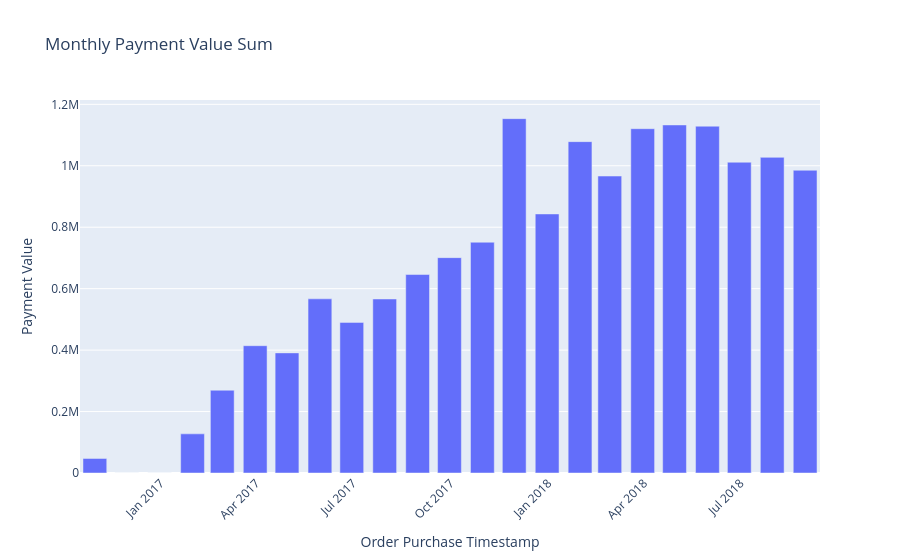

Here is the notebook cell this chart was saved with:
### Code cell
import plotly.express as px

fig = px.bar(
    x = merged_order_month_sum.index,
    y = merged_order_month_sum["payment_value"],
    title = "Monthly Payment Value Sum",
    labels = {
        "x" : "Order Purchase Timestamp",
        "y" : "Payment Value",
    }
)

fig.update_layout(xaxis_tickangle=-45)

fig.show()

### Figure 1 — Plotly figure (JSON) as saved in the notebook; plotly's stock layout.template omitted (floating-point values rounded to 4 significant figures)
{"data": [{"alignmentgroup": "True", "hovertemplate": "Order Purchase Timestamp=%{x}<br>Payment Value=%{y}<extra></extra>", "legendgroup": "", "marker": {"color": "#636efa", "pattern": {"shape": ""}}, "name": "", "offsetgroup": "", "orientation": "v", "showlegend": false, "textposition": "auto", "type": "bar", "x": ["2016-10-31T00:00:00", "2016-11-30T00:00:00", "2016-12-31T00:00:00", "2017-01-31T00:00:00", "2017-02-28T00:00:00", "2017-03-31T00:00:00", "2017-04-30T00:00:00", "2017-05-31T00:00:00", "2017-06-30T00:00:00", "2017-07-31T00:00:00", "2017-08-31T00:00:00", "2017-09-30T00:00:00", "2017-10-31T00:00:00", "2017-11-30T00:00:00", "2017-12-31T00:00:00", "2018-01-31T00:00:00", "2018-02-28T00:00:00", "2018-03-31T00:00:00", "2018-04-30T00:00:00", "2018-05-31T00:00:00", "2018-06-30T00:00:00", "2018-07-31T00:00:00", "2018-08-31T00:00:00"], "xaxis": "x", "y": [47270.0, 0, 19.62, 127400.0, 269500.0, 414400.0, 391000.0, 566900.0, 490200.0, 566400.0, 646000.0, 701000.0, 751100.0, 1153000.0, 843200.0, 1079000.0, 966600.0, 1120678, 1133000.0, 1129000.0, 1012000.0, 1027000.0, 985400.0], "yaxis": "y"}], "layout": {"barmode": "relative", "legend": {"tracegroupgap": 0}, "title": {"text": "Monthly Payment Value Sum"}, "xaxis": {"anchor": "y", "domain": [0, 1], "tickangle": -45, "title": {"text": "Order Purchase Timestamp"}}, "yaxis": {"anchor": "x", "domain": [0, 1], "title": {"text": "Payment Value"}}}}
